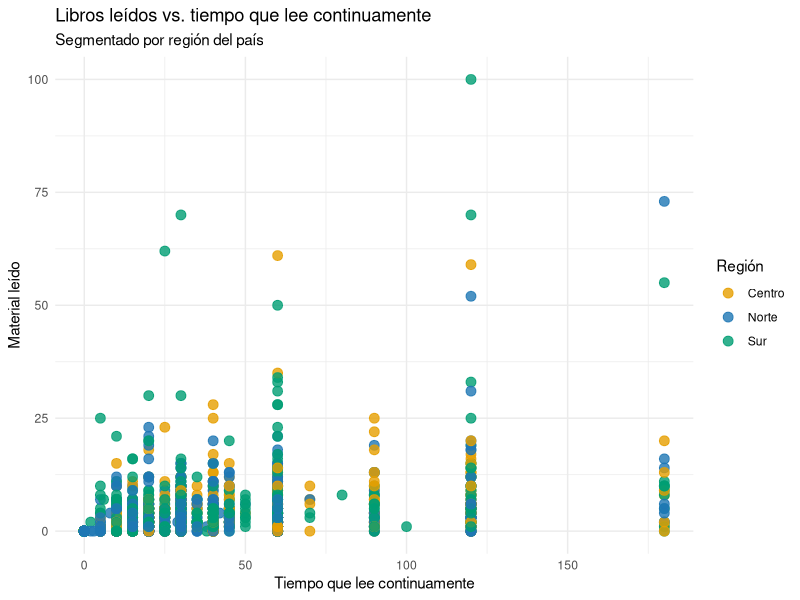
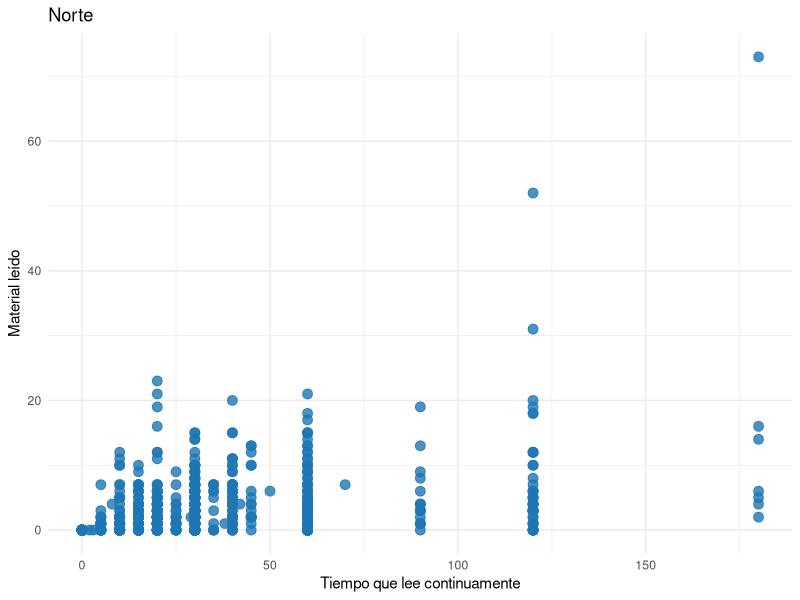
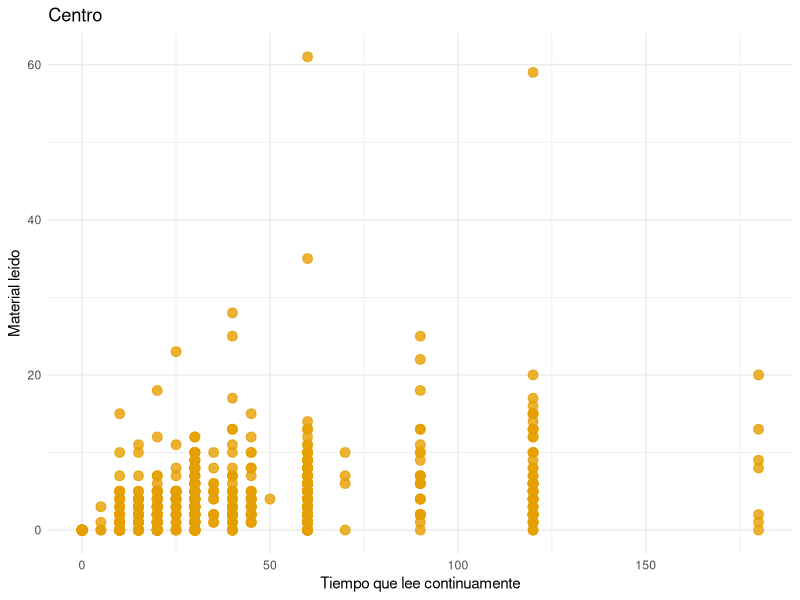
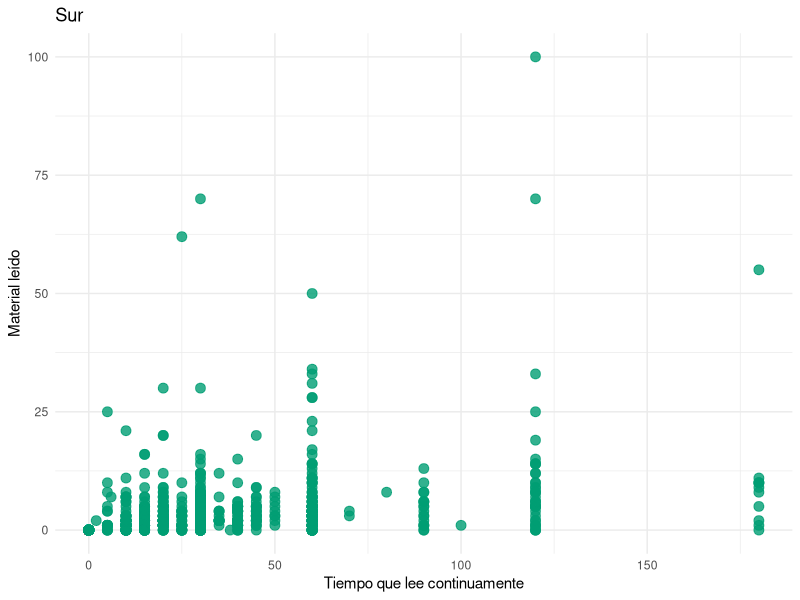
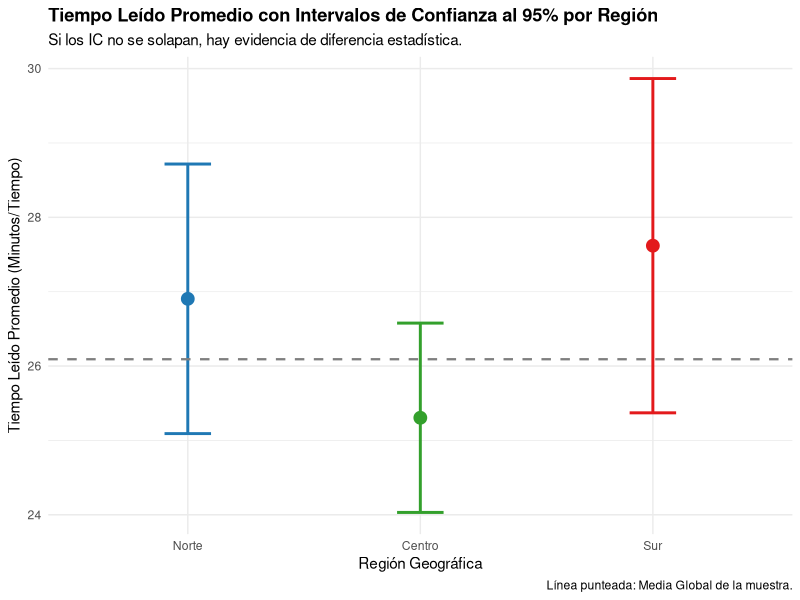

Recreate these plots in R, in order.
## ---- chunk 1
library(tidyverse)
library(here)

Mfinal = read.csv("DATA.csv")

## ---- chunk 2
library(dplyr)
library(ggplot2)

# -----------------------
# 1️⃣ Tabla de mapeo
# -----------------------
clave_region <- data.frame(
  entidad = as.character(1:32),  # convertir a character
  region  = c(
    "Centro","Norte","Norte","Sur","Norte","Sur","Sur","Norte",
    "Centro","Norte","Centro","Sur","Centro","Sur","Centro","Centro",
    "Centro","Norte","Norte","Sur","Sur","Centro","Sur","Norte",
    "Norte","Norte","Sur","Norte","Centro","Sur","Sur","Norte"
  ),
  stringsAsFactors = FALSE
)

# -----------------------
# 2️⃣ Asegurar que Mfinal$entidad sea character
# -----------------------
Mfinal$entidad <- as.character(Mfinal$entidad)

# -----------------------
# 3️⃣ Join con el mapa de regiones
# -----------------------
Mfinal <- Mfinal %>%
  left_join(clave_region, by = "entidad")

# Verificar si la columna region se creó
head(Mfinal[, c("entidad","region")], 10)

## ---- chunk 3
palette_region <- c("Norte"="#1F77B4","Centro"="#E69F00","Sur"="#009E73")

ggplot(Mfinal, aes(x=p26, y=material_leido, color=region)) +
  geom_point(size=3, alpha=0.8) +
  scale_color_manual(values=palette_region) +
  labs(
    title="Libros leídos vs. tiempo que lee continuamente",
    subtitle="Segmentado por región del país",
    x="Tiempo que lee continuamente",
    y="Material leído",
    color="Región"
  ) +
  theme_minimal()

## ---- chunk 4
# Filtrar Norte
ggplot(Mfinal %>% filter(region=="Norte"), aes(x = p26, y = material_leido)) +
  geom_point(color="#1F77B4", size=3, alpha=0.8) +
  labs(title="Norte", x="Tiempo que lee continuamente", y="Material leído") +
  theme_minimal()

# Filtrar Centro
ggplot(Mfinal %>% filter(region=="Centro"), aes(x = p26, y = material_leido)) +
  geom_point(color="#E69F00", size=3, alpha=0.8) +
  labs(title="Centro", x="Tiempo que lee continuamente", y="Material leído") +
  theme_minimal()

# Filtrar Sur
ggplot(Mfinal %>% filter(region=="Sur"), aes(x = p26, y = material_leido)) +
  geom_point(color="#009E73", size=3, alpha=0.8) +
  labs(title="Sur", x="Tiempo que lee continuamente", y="Material leído") +
  theme_minimal()

## ---- chunk 5
# --- 1. Cargar librerías necesarias ---
library(tidyverse)
library(ggplot2)

# --- 2. Cargar los datos (Asegúrate que el archivo esté en tu directorio de trabajo) ---
# Si tu archivo se llama "DATA.csv", usa la siguiente línea:
datos <- read_csv("DATA.csv")

# --- 3. Limpieza y preparación de datos ---

# Convertir la variable de tiempo leído 'p26' a numérica.
# Coerceamos a NA los valores no numéricos (como los que dejaste en blanco o códigos especiales)
# El argumento na.rm = TRUE en los cálculos subsiguientes se encargará de ignorarlos.
datos <- datos %>%
  mutate(tiempo_leido_min = as.numeric(p26))

# --- 4. Creación de la variable 'region' ---

# Definir los códigos INEGI para cada región
norte_codes <- c(2, 3, 5, 8, 10, 19, 26, 28)
sur_codes <- c(4, 7, 12, 20, 23, 27, 30, 31)

datos <- datos %>%
  mutate(
    region = case_when(
      entidad %in% norte_codes ~ "Norte",
      entidad %in% sur_codes ~ "Sur",
      TRUE ~ "Centro" # El resto de las entidades son el Centro
    )
  )

# Convertir la nueva variable 'region' a factor para que ggplot la trate como categórica
datos$region <- factor(datos$region, levels = c("Norte", "Centro", "Sur"))

# --- 5. Cálculo de las Estadísticas por Región ---

# Función para calcular los Intervalos de Confianza (IC) al 95%
calcular_ic <- function(x) {
  # Remover NAs para el cálculo
  x <- x[!is.na(x)]

  # Si no hay datos, retornar NA
  if (length(x) == 0) {
    return(data.frame(media = NA, ic_min = NA, ic_max = NA))
  }

  media <- mean(x)
  desviacion_estandar <- sd(x)
  n <- length(x)

  # Valor Z/T para el 95% de confianza (usando t-student, más robusto)
  # qnorm(0.975) o qt(0.975, df = n - 1)
  t_critico <- qt(0.975, df = n - 1)
  margen_error <- t_critico * (desviacion_estandar / sqrt(n))

  return(data.frame(
    media = media,
    ic_min = media - margen_error,
    ic_max = media + margen_error
  ))
}

# Aplicar la función a cada región
resultados <- datos %>%
  group_by(region) %>%
  summarise(
    calcular_ic(tiempo_leido_min)
  ) %>%
  unnest(cols = c(media, ic_min, ic_max))

# Calcular la media global (para la línea de referencia)
media_global <- mean(datos$tiempo_leido_min, na.rm = TRUE)

# Imprimir resultados de la tabla
print(resultados)
print(paste("Media Global de Tiempo Leído:", round(media_global, 2)))


# --- 6. Generación de la Gráfica de Intervalos de Confianza (Similar a la imagen) ---

ggplot(resultados, aes(x = region, y = media, color = region)) +
  # Puntos que representan la media muestral
  geom_point(size = 4) +
  # Barras de error que representan el Intervalo de Confianza al 95%
  geom_errorbar(aes(ymin = ic_min, ymax = ic_max), width = 0.2, size = 1) +
  # Línea de referencia: la media global de todo el país
  geom_hline(yintercept = media_global, linetype = "dashed", color = "gray50", size = 0.8) +
  # Etiquetas y Títulos
  labs(
    title = "Tiempo Leído Promedio con Intervalos de Confianza al 95% por Región",
    subtitle = "Si los IC no se solapan, hay evidencia de diferencia estadística.",
    x = "Región Geográfica",
    y = "Tiempo Leído Promedio (Minutos/Tiempo)",
    caption = "Línea punteada: Media Global de la muestra."
  ) +
  # Estilo visual
  theme_minimal() +
  scale_color_manual(values = c("Norte" = "#1F78B4", "Centro" = "#33A02C", "Sur" = "#E31A1C")) +
  theme(legend.position = "none",
        plot.title = element_text(face = "bold"))
